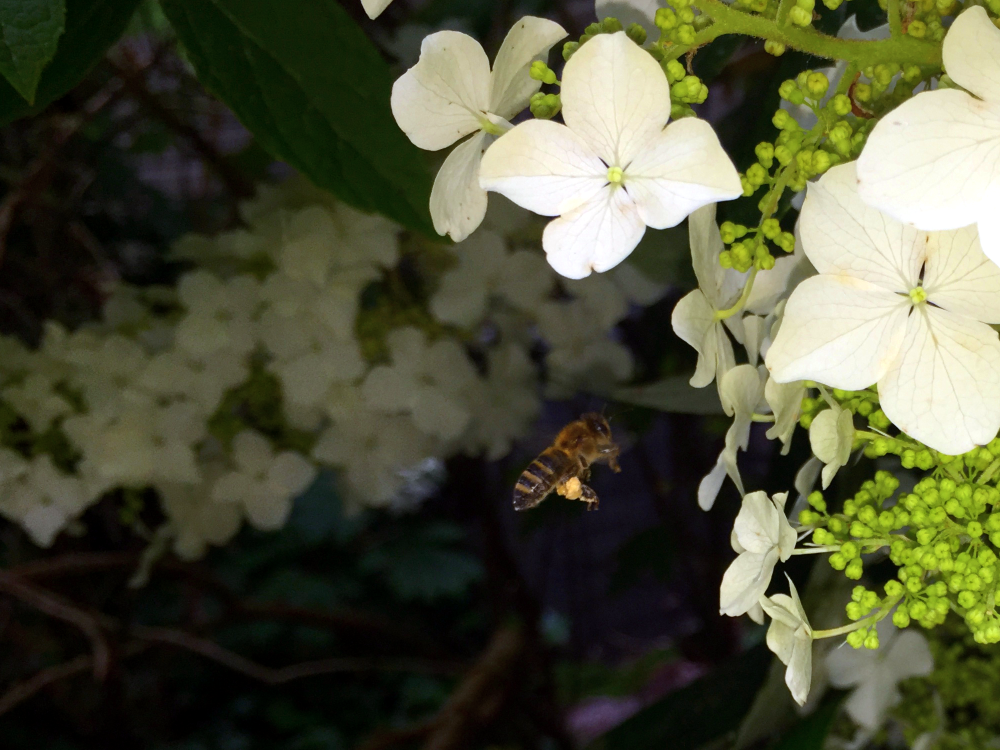
#> input picture photo-sources/bee-on-oakleaf.png, 2000 x 1500 px, found by its file name (shown at 1/2 size)
$ python prepare_photos.py
#> lines starting #> are read from the running program, lines starting #| are printed output that depends on the picture
"""Regenerate responsive photos from the untouched sibling-site sources.

Requires Python and Pillow. Run from any directory; paths are relative to this file.
"""

import json
from pathlib import Path
from PIL import Image, ImageOps

ROOT = Path(__file__).resolve().parents[1]
SITES = ROOT.parent
OUTPUT = ROOT / 'src/assets/photos'
OUTPUT.mkdir(parents=True, exist_ok=True)

# name: (source, largest useful width, optional source-pixel crop)
SOURCES = {
    'beeOnOakleaf': ('bhb-new/photo-sources/bee-on-oakleaf.png', 2000, None),
    'beesOnFrames': ('bhb-new/photo-sources/bees-on-frames.jpeg', 1200, None),
    'winterHives': ('bhb-new/photo-sources/winter-hives.jpeg', 1200, None),
    'cappedHoney': ('bhb-new/photo-sources/capped-honey.jpeg', 1200, None),
    'geffIvey': ('bhb-new/photo-sources/geff-ivey.jpeg', 1200, None),
    'homeHives': ('bhb-beta/src/assets/images/home/originals/bhbhives.JPG', 2400, None),
    'bigHives': ('bhb-beta/src/assets/images/bees/originals/big-ole-hives.JPG', 2400, (0, 950, 4928, 3029)),
    'italians': ('bhb-beta/src/assets/images/bees/originals/italians.JPG', 1200, None),
    'activity': ('bhb-beta/src/assets/images/bees/originals/bee-activity.JPG', 1200, (0, 0, 4352, 3264)),
    'watching': ('bhb-legacy/images/bees/granolas-ls.png', 1024, None),
    'firstHives': ('bhb-legacy/images/about/bhb-starting-out.png', 1024, None),
    'dadsHives': ('bhb-legacy/images/about/dad-bees.png', 640, None),
    'flipTopHoney': ('bhb-beta/src/assets/images/products/originals/flip-top-honey-01.JPG', 1200, None),
    'muthHoney': ('bhb-beta/src/assets/images/products/originals/muth-honey-01.JPG', 1200, None),
    'honeyCream': ('bhb-beta/src/assets/images/products/originals/honey-cream-01.png', 1024, None),
    'lipBalm': ('bhb-beta/src/assets/images/products/originals/lipbalm-01.png', 1011, None)
}

imports = ['// Generated by scripts/prepare_photos.py; do not edit by hand.']
entries = []
report = []
for name, (source, maximum, crop) in SOURCES.items():
    with Image.open(SITES / source) as original:
#> original is the input picture: PIL image 2000x1500 RGB; mean R, G, B 79.2, 81.4, 57.5
        photo = ImageOps.exif_transpose(original).convert('RGB')
    if crop:
        photo = photo.crop(crop)
    maximum = min(maximum, photo.width)
#> maximum = 2000
    widths = sorted({w for w in (400, 640, 960, 1200, 1600, 2400) if w < maximum} | {maximum})
#> widths = [400, 640, 960, 1200, 1600, 2000]
    variants = []
    for width in widths:
        height = round(photo.height * width / photo.width)
        resized = photo.resize((width, height), Image.Resampling.LANCZOS)
        filename = f'{name}-{width}.webp'
        resized.save(OUTPUT / filename, 'WEBP', quality=94, method=6)
        variable = f'{name}{width}'
        imports.append(f"import {variable} from '../assets/photos/{filename}';")
        variants.append(f'`${{{variable}}} {width}w`')
#> this loop made 6 passes
#> pass 1, `resized = photo.resize((width, height), Image.Resampling.LANCZOS)`:
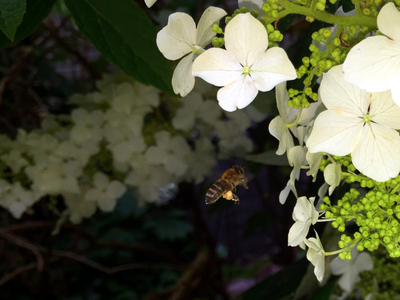
#> resized: PIL image 400x300 RGB; mean R, G, B 79.2, 81.4, 57.5
#> after the loop, imports = 7 items; variants = ['`${beeOnOakleaf400} 400w`', '`${beeOnOakleaf640} 640w`', '`${beeOnOakleaf960} 960w`', '`${beeOnOakleaf1200} 1200w`', '`${beeOnOakleaf1600} 1600w`', '`${beeOnOakleaf2000} 2000w`']
    entries.append(f"  {name}: {{ src: {name}{maximum}, width: {maximum}, height: {round(photo.height * maximum / photo.width)}, srcSet: [{', '.join(variants)}].join(', ') }}")
#> (the run stopped early here; a loop or call above may not have finished)

$ run again, with src/assets/photos/activity-1200.webp saved as photo-sources/bee-on-oakleaf.png
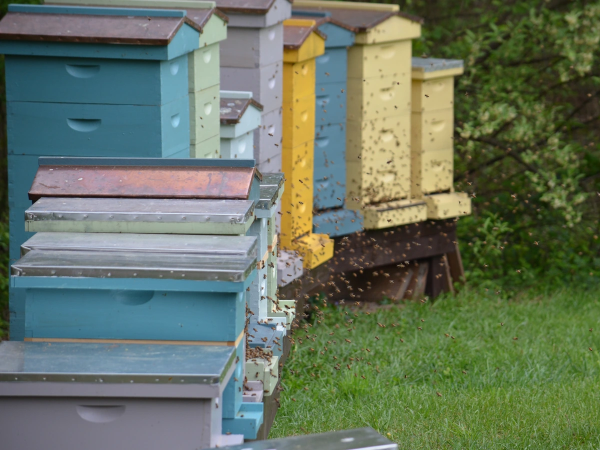
#> input picture src/assets/photos/activity-1200.webp, 1200 x 900 px, found by its file name (shown at 1/2 size)
#> original is the input picture: PIL image 1200x900 RGB; mean R, G, B 103.1, 116, 97
#> the loop `for width in widths:` made 4 passes
#> pass 1, `resized = photo.resize((width, height), Image.Resampling.LANCZOS)`:
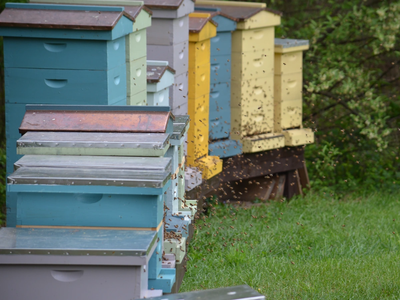
#> resized: PIL image 400x300 RGB; mean R, G, B 103.1, 116, 97
#> after the loop `for width in widths:`: imports = 5 items; variants = ['`${beeOnOakleaf400} 400w`', '`${beeOnOakleaf640} 640w`', '`${beeOnOakleaf960} 960w`', '`${beeOnOakleaf1200} 1200w`']
